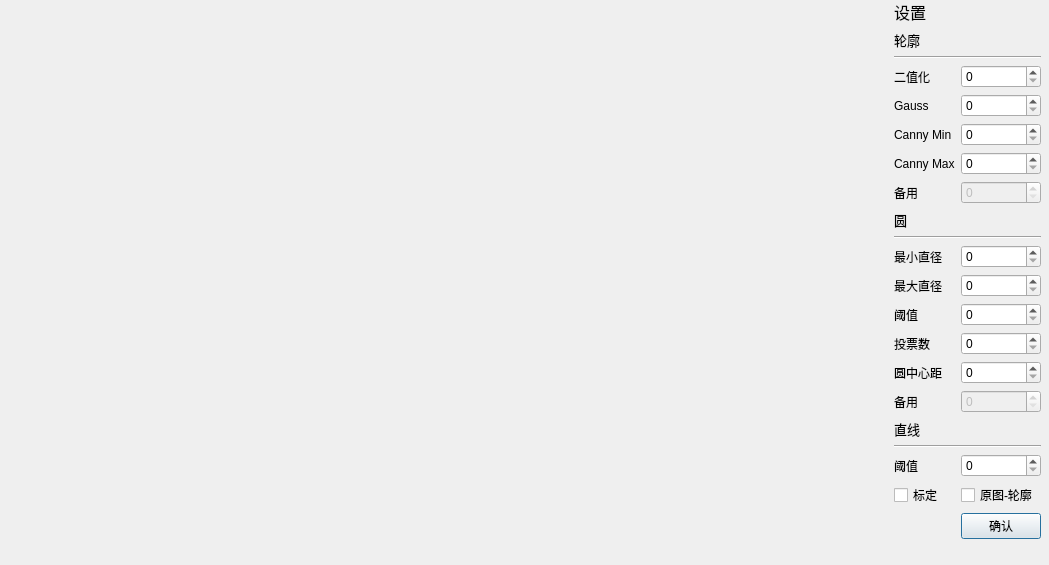
<?xml version="1.0" encoding="UTF-8"?>
<ui version="4.0">
 <class>dialog</class>
 <widget class="QDialog" name="dialog">
  <property name="geometry">
   <rect>
    <x>0</x>
    <y>0</y>
    <width>1049</width>
    <height>565</height>
   </rect>
  </property>
  <property name="windowTitle">
   <string>剪切</string>
  </property>
  <widget class="QWidget" name="gridLayoutWidget">
   <property name="geometry">
    <rect>
     <x>0</x>
     <y>0</y>
     <width>1041</width>
     <height>551</height>
    </rect>
   </property>
   <layout class="QGridLayout" name="gridLayout">
    <item row="2" column="1" colspan="2">
     <widget class="Line" name="line">
      <property name="orientation">
       <enum>Qt::Horizontal</enum>
      </property>
     </widget>
    </item>
    <item row="7" column="1">
     <widget class="QLabel" name="label">
      <property name="text">
       <string>备用</string>
      </property>
     </widget>
    </item>
    <item row="11" column="1">
     <widget class="QLabel" name="label_11">
      <property name="text">
       <string>最大直径</string>
      </property>
     </widget>
    </item>
    <item row="12" column="2">
     <widget class="QSpinBox" name="spinBox_7"/>
    </item>
    <item row="3" column="2">
     <widget class="QSpinBox" name="spinBox_5"/>
    </item>
    <item row="15" column="2">
     <widget class="QSpinBox" name="spinBox_9">
      <property name="enabled">
       <bool>false</bool>
      </property>
     </widget>
    </item>
    <item row="4" column="2">
     <widget class="QSpinBox" name="spinBox_3"/>
    </item>
    <item row="17" column="1" colspan="2">
     <widget class="Line" name="line_3">
      <property name="orientation">
       <enum>Qt::Horizontal</enum>
      </property>
     </widget>
    </item>
    <item row="1" column="1">
     <widget class="QLabel" name="label_7">
      <property name="sizePolicy">
       <sizepolicy hsizetype="Preferred" vsizetype="Fixed">
        <horstretch>0</horstretch>
        <verstretch>0</verstretch>
       </sizepolicy>
      </property>
      <property name="font">
       <font>
        <pointsize>10</pointsize>
       </font>
      </property>
      <property name="text">
       <string>轮廓</string>
      </property>
     </widget>
    </item>
    <item row="12" column="1">
     <widget class="QLabel" name="label_10">
      <property name="text">
       <string>阈值</string>
      </property>
     </widget>
    </item>
    <item row="6" column="1">
     <widget class="QLabel" name="label_3">
      <property name="text">
       <string>Canny Max</string>
      </property>
     </widget>
    </item>
    <item row="5" column="1">
     <widget class="QLabel" name="label_4">
      <property name="text">
       <string>Canny Min</string>
      </property>
     </widget>
    </item>
    <item row="6" column="2">
     <widget class="QSpinBox" name="spinBox_2"/>
    </item>
    <item row="4" column="1">
     <widget class="QLabel" name="label_5">
      <property name="text">
       <string>Gauss</string>
      </property>
     </widget>
    </item>
    <item row="11" column="2">
     <widget class="QSpinBox" name="spinBox_8"/>
    </item>
    <item row="3" column="1">
     <widget class="QLabel" name="label_6">
      <property name="text">
       <string>二值化</string>
      </property>
     </widget>
    </item>
    <item row="8" column="1">
     <widget class="QLabel" name="label_8">
      <property name="sizePolicy">
       <sizepolicy hsizetype="Preferred" vsizetype="Fixed">
        <horstretch>0</horstretch>
        <verstretch>0</verstretch>
       </sizepolicy>
      </property>
      <property name="font">
       <font>
        <pointsize>10</pointsize>
       </font>
      </property>
      <property name="text">
       <string>圆</string>
      </property>
     </widget>
    </item>
    <item row="7" column="2">
     <widget class="QSpinBox" name="spinBox">
      <property name="enabled">
       <bool>false</bool>
      </property>
     </widget>
    </item>
    <item row="15" column="1">
     <widget class="QLabel" name="label_12">
      <property name="text">
       <string>备用</string>
      </property>
     </widget>
    </item>
    <item row="13" column="1">
     <widget class="QLabel" name="label_13">
      <property name="text">
       <string>投票数</string>
      </property>
     </widget>
    </item>
    <item row="10" column="2">
     <widget class="QSpinBox" name="spinBox_6"/>
    </item>
    <item row="0" column="1">
     <widget class="QLabel" name="label_2">
      <property name="sizePolicy">
       <sizepolicy hsizetype="Preferred" vsizetype="Fixed">
        <horstretch>0</horstretch>
        <verstretch>0</verstretch>
       </sizepolicy>
      </property>
      <property name="font">
       <font>
        <pointsize>12</pointsize>
       </font>
      </property>
      <property name="text">
       <string>设置</string>
      </property>
     </widget>
    </item>
    <item row="5" column="2">
     <widget class="QSpinBox" name="spinBox_4"/>
    </item>
    <item row="10" column="1">
     <widget class="QLabel" name="label_9">
      <property name="text">
       <string>最小直径</string>
      </property>
     </widget>
    </item>
    <item row="9" column="1" colspan="2">
     <widget class="Line" name="line_2">
      <property name="orientation">
       <enum>Qt::Horizontal</enum>
      </property>
     </widget>
    </item>
    <item row="13" column="2">
     <widget class="QSpinBox" name="spinBox_10"/>
    </item>
    <item row="14" column="1">
     <widget class="QLabel" name="label_14">
      <property name="text">
       <string>圆中心距</string>
      </property>
     </widget>
    </item>
    <item row="14" column="2">
     <widget class="QSpinBox" name="spinBox_11"/>
    </item>
    <item row="16" column="1">
     <widget class="QLabel" name="label_15">
      <property name="sizePolicy">
       <sizepolicy hsizetype="Preferred" vsizetype="Fixed">
        <horstretch>0</horstretch>
        <verstretch>0</verstretch>
       </sizepolicy>
      </property>
      <property name="font">
       <font>
        <pointsize>10</pointsize>
       </font>
      </property>
      <property name="text">
       <string>直线</string>
      </property>
     </widget>
    </item>
    <item row="18" column="2">
     <widget class="QSpinBox" name="spinBox_12"/>
    </item>
    <item row="18" column="1">
     <widget class="QLabel" name="label_17">
      <property name="text">
       <string>阈值</string>
      </property>
     </widget>
    </item>
    <item row="20" column="2">
     <widget class="QPushButton" name="pushButton">
      <property name="text">
       <string>确认</string>
      </property>
     </widget>
    </item>
    <item row="19" column="2">
     <widget class="QCheckBox" name="checkBox">
      <property name="text">
       <string>原图-轮廓</string>
      </property>
     </widget>
    </item>
    <item row="19" column="1">
     <widget class="QCheckBox" name="checkBox_2">
      <property name="text">
       <string>标定</string>
      </property>
     </widget>
    </item>
    <item row="0" column="0" rowspan="21">
     <widget class="QLabel" name="label_cut_img">
      <property name="sizePolicy">
       <sizepolicy hsizetype="Expanding" vsizetype="Expanding">
        <horstretch>0</horstretch>
        <verstretch>0</verstretch>
       </sizepolicy>
      </property>
      <property name="text">
       <string/>
      </property>
     </widget>
    </item>
   </layout>
  </widget>
 </widget>
 <resources/>
 <connections/>
</ui>
